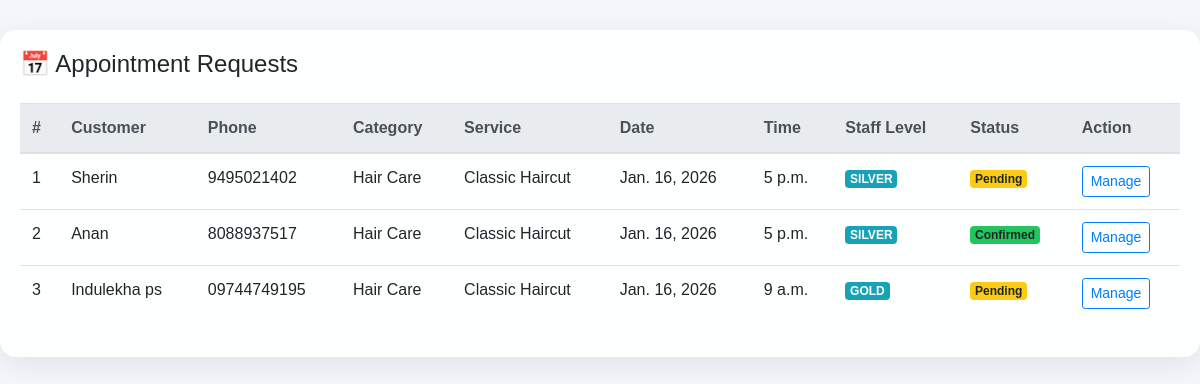
The app's page /Admin_App/View_Appointments/, older data.
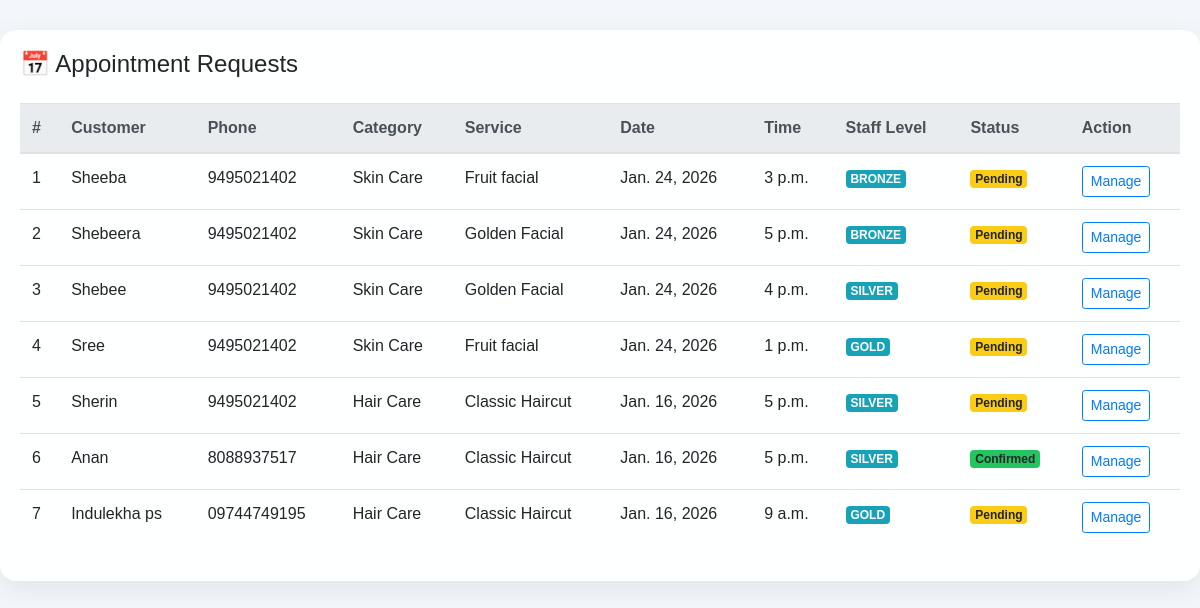
The same page, newer data.
### Main_App/models.py (models this page shows)
class Appointmentdb(models.Model):
    STATUS_CHOICES = (
        ('pending', 'Pending'),
        ('confirmed', 'Confirmed'),
        ('cancelled', 'Cancelled'),
        ('completed', 'Completed'),
    )
    STAFF_LEVEL_CHOICES = (
        ('gold', 'Gold Level'),
        ('silver', 'Silver Level'),
        ('bronze', 'Bronze Level'),
    )
    Customer_name = models.CharField(max_length=100, blank=True, null=True)
    Phone = models.CharField(max_length=10, blank=True, null=True)
    Category = models.CharField(max_length=100, blank=True, null=True)
    Service = models.CharField(max_length=100, blank=True, null=True)
    appointment_date = models.DateField()
    appointment_time = models.TimeField()
    staff_level = models.CharField(
        max_length=20,
        choices=STAFF_LEVEL_CHOICES
    )
    assigned_staff = models.CharField(
        max_length=100,
        null=True,
        blank=True
    )
    status = models.CharField(
        max_length=20,
        choices=STATUS_CHOICES,
        default='pending'
    )
    created_at = models.DateTimeField(auto_now_add=True)

### Admin_App/views.py (the view)
# urls.py: path('View_Appointments/', views.admin_view_appointments, name='admin_view_appointments'),
def admin_view_appointments(request):
    appointments = Appointmentdb.objects.all().order_by('-created_at')
    return render(request, "View_Appointments.html", {
        'appointments': appointments
    })

### Admin_App/templates/View_Appointments.html (shortened to what this page needs)
<!doctype html>
<html lang="en">
<head>
<link rel="stylesheet" href="https://stackpath.bootstrapcdn.com/bootstrap/4.5.2/css/bootstrap.min.css">
<link rel="stylesheet" href="https://cdnjs.cloudflare.com/ajax/libs/font-awesome/6.4.0/css/all.min.css">
</head>
<body>
<div class="wrapper">
<div class="card-glass">
<h4 class="mb-4">📅 Appointment Requests</h4>
<table class="table table-hover">
<thead class="thead-light">
<tr>
<th>#</th>
<th>Customer</th>
<th>Phone</th>
<th>Category</th>
<th>Service</th>
<th>Date</th>
<th>Time</th>
<th>Staff Level</th>
<th>Status</th>
<th>Action</th>
</tr>
</thead>
<tbody>
{% for a in appointments %}
<tr>
<td>{{ forloop.counter }}</td>
<td>{{ a.Customer_name }}</td>
<td>{{ a.Phone }}</td>
<td>{{ a.Category }}</td>
<td>{{ a.Service }}</td>
<td>{{ a.appointment_date }}</td>
<td>{{ a.appointment_time }}</td>
<td>
    <span class="badge badge-info text-uppercase">
        {{ a.staff_level }}
    </span>
</td>
<td>
    <span class="badge
        {% if a.status == 'pending' %}badge-pending
        {% elif a.status == 'confirmed' %}badge-confirmed
        {% elif a.status == 'cancelled' %}badge-cancelled
        {% else %}badge-completed{% endif %}">
        {{ a.status|title }}
    </span>
</td>
<td>
    <a href="{% url 'edit_appointment' a.id %}" class="btn btn-sm btn-outline-primary">
        Manage
    </a>
</td>
</tr>
{% empty %}
<tr>
<td colspan="10" class="text-center text-muted">No appointments yet</td>
</tr>
{% endfor %}
</tbody>
</table>
</div>
</div>
</body>
</html>

### Admin_App/templates/View_Appointments.html (style rules this page uses)
body { background:#f3f7fb;font-family:Nunito,sans-serif; }
.wrapper { max-width:1200px;margin:30px auto; }
.card-glass { background:rgba(255,255,255,0.95); border-radius:16px; padding:20px; box-shadow:0 8px 30px rgba(0,0,0,0.08); }
.badge-pending { background:#facc15; }
.badge-confirmed { background:#22c55e; }

Row changes from the older to the newer data that the page shows:
added Appointmentdb: Customer_name "Sheeba", Phone "9495021402", Category "Skin Care", Service "Fruit facial", appointment_date "Jan. 24, 2026", appointment_time "3 p.m.", staff_level "BRONZE", status "Pending"
added Appointmentdb: Customer_name "Shebeera", Phone "9495021402", Category "Skin Care", Service "Golden Facial", appointment_date "Jan. 24, 2026", appointment_time "5 p.m.", staff_level "BRONZE", status "Pending"
added Appointmentdb: Customer_name "Shebee", Phone "9495021402", Category "Skin Care", Service "Golden Facial", appointment_date "Jan. 24, 2026", appointment_time "4 p.m.", staff_level "SILVER", status "Pending"
added Appointmentdb: Customer_name "Sree", Phone "9495021402", Category "Skin Care", Service "Fruit facial", appointment_date "Jan. 24, 2026", appointment_time "1 p.m.", staff_level "GOLD", status "Pending"
